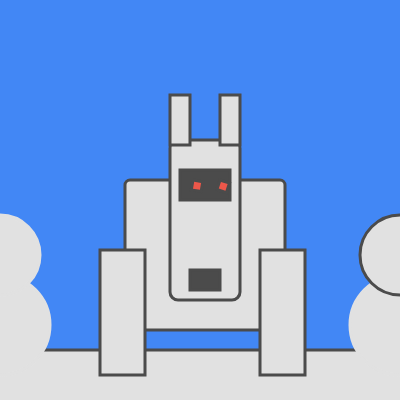
Frame 1 (no input)
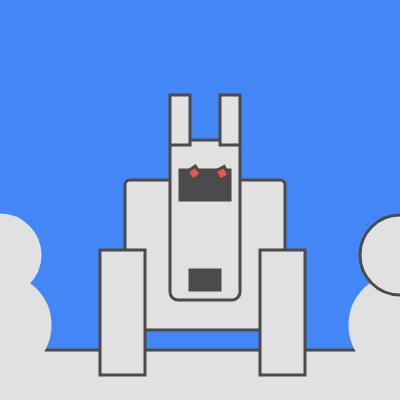
Frame 60 (no input)
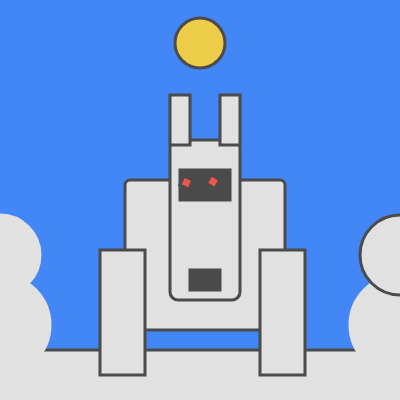
Frame 120 (the mouse pressed at the canvas centre since frame 60)

The p5.js sketch that drew these frames (run headless with seeded random() and noise() and a simulated clock; from frame 60 on, the mouse is pressed at the canvas centre):

// p5.js sketch
// ── sketch.js
let r= 10;


let x,y;

function setup() {
  createCanvas(400, 400);
  
   x = width / 2;
  y = height;
}

function draw() {
  background(66, 135, 245);
  angleMode(DEGREES)
  fill(0,0,0);
  strokeWeight(3);
  
 fill(237, 204, 74)
 ellipse (x,y,50,50)
  y = y - 3;
  
   if (y < 0) {
    y = height;
  }
  
  
  
  
  
  stroke(0, 0, 0);
 fill(90,90,90)
 
   stroke(75, 75, 75);
fill(225,225,225)
  rect(-10,350,600,500,10);

  stroke (225,225,225)
fill(225,225,225)
  ellipse(0,325,100,100);
  
 stroke (225,225,225)
fill(225,225,225)
  ellipse(400,325,100,100);
  
   stroke (225,225,225)
fill(225,225,225)
  ellipse(0,255,80,80);
  
stroke(75, 75, 75);
fill(225,225,225)
  ellipse(400,255,80,80);
 
 
fill(225,225,225)
  rect(125, 180,160, 150, 5)
  
  fill(225,225,225)
  rect(170,140,70,160,8);
  
  
  
 
  
  
  fill(75, 75, 75)
   rect (180,170,50,30)
  
  
  
  
  push();
  fill(237, 87, 74);
  translate(193,180);
  rotate(r);
  rect (0, 0, 10,10);
  pop();
  
  r=r+8;
  
  push();
  fill(237, 87, 74);
  translate(220,180);
  rotate(r)
  rect (0, 0, 10,10);
  pop();
  
  r=r+8;
  //215
 
  
  fill(75,75,75)
  rect (190, 270, 30, 20)
  
  
  fill (225,225,225)
  rect (260, 250, 45, 125)
  
  fill(225,225,225)
  rect (100, 250, 45, 125)
  
  fill(225,225,225)
  rect (170,95,20,50)
  
  fill(225,225,225)
  rect(220,95,20,50)
  
 

}
